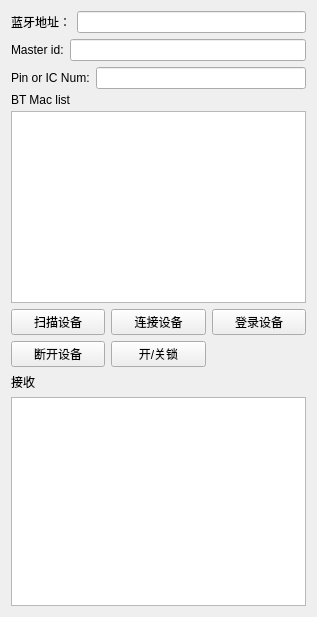
<?xml version="1.0" encoding="UTF-8"?>
<ui version="4.0">
 <class>MainWindow</class>
 <widget class="QMainWindow" name="MainWindow">
  <property name="geometry">
   <rect>
    <x>0</x>
    <y>0</y>
    <width>317</width>
    <height>617</height>
   </rect>
  </property>
  <property name="windowTitle">
   <string>MainWindow</string>
  </property>
  <widget class="QWidget" name="centralWidget">
   <layout class="QVBoxLayout" name="verticalLayout_4">
    <item>
     <layout class="QVBoxLayout" name="verticalLayout">
      <item>
       <layout class="QHBoxLayout" name="horizontalLayout">
        <item>
         <widget class="QLabel" name="label_2">
          <property name="text">
           <string>蓝牙地址：</string>
          </property>
         </widget>
        </item>
        <item>
         <widget class="QLineEdit" name="lEBTMac"/>
        </item>
       </layout>
      </item>
      <item>
       <layout class="QHBoxLayout" name="horizontalLayout_3">
        <item>
         <widget class="QLabel" name="label_3">
          <property name="text">
           <string>Master id:</string>
          </property>
         </widget>
        </item>
        <item>
         <widget class="QLineEdit" name="lEMasterId"/>
        </item>
       </layout>
      </item>
      <item>
       <layout class="QHBoxLayout" name="horizontalLayout_2">
        <item>
         <widget class="QLabel" name="label_4">
          <property name="text">
           <string>Pin or IC Num:</string>
          </property>
         </widget>
        </item>
        <item>
         <widget class="QLineEdit" name="lEPinOrICNum"/>
        </item>
       </layout>
      </item>
     </layout>
    </item>
    <item>
     <layout class="QVBoxLayout" name="verticalLayout_3">
      <property name="sizeConstraint">
       <enum>QLayout::SetMinAndMaxSize</enum>
      </property>
      <item>
       <widget class="QLabel" name="label_5">
        <property name="maximumSize">
         <size>
          <width>16777215</width>
          <height>10</height>
         </size>
        </property>
        <property name="text">
         <string>BT Mac list</string>
        </property>
       </widget>
      </item>
      <item>
       <widget class="QListWidget" name="listWidgetBTMac">
        <property name="sizePolicy">
         <sizepolicy hsizetype="Preferred" vsizetype="Preferred">
          <horstretch>0</horstretch>
          <verstretch>0</verstretch>
         </sizepolicy>
        </property>
       </widget>
      </item>
     </layout>
    </item>
    <item>
     <layout class="QGridLayout" name="gridLayout">
      <item row="1" column="1">
       <widget class="QPushButton" name="pBOCLock">
        <property name="text">
         <string>开/关锁</string>
        </property>
       </widget>
      </item>
      <item row="0" column="0">
       <widget class="QPushButton" name="pBScanDev">
        <property name="text">
         <string>扫描设备</string>
        </property>
       </widget>
      </item>
      <item row="1" column="0">
       <widget class="QPushButton" name="pBDisconnectDev">
        <property name="text">
         <string>断开设备</string>
        </property>
       </widget>
      </item>
      <item row="0" column="2">
       <widget class="QPushButton" name="pBLoginDev">
        <property name="text">
         <string>登录设备</string>
        </property>
       </widget>
      </item>
      <item row="0" column="1">
       <widget class="QPushButton" name="pBConnectDev">
        <property name="text">
         <string>连接设备</string>
        </property>
       </widget>
      </item>
     </layout>
    </item>
    <item>
     <layout class="QVBoxLayout" name="verticalLayout_2">
      <item>
       <widget class="QLabel" name="label">
        <property name="text">
         <string>接收</string>
        </property>
       </widget>
      </item>
      <item>
       <widget class="QTextBrowser" name="tBReceive"/>
      </item>
     </layout>
    </item>
   </layout>
  </widget>
 </widget>
 <layoutdefault spacing="6" margin="11"/>
 <resources/>
 <connections/>
</ui>
